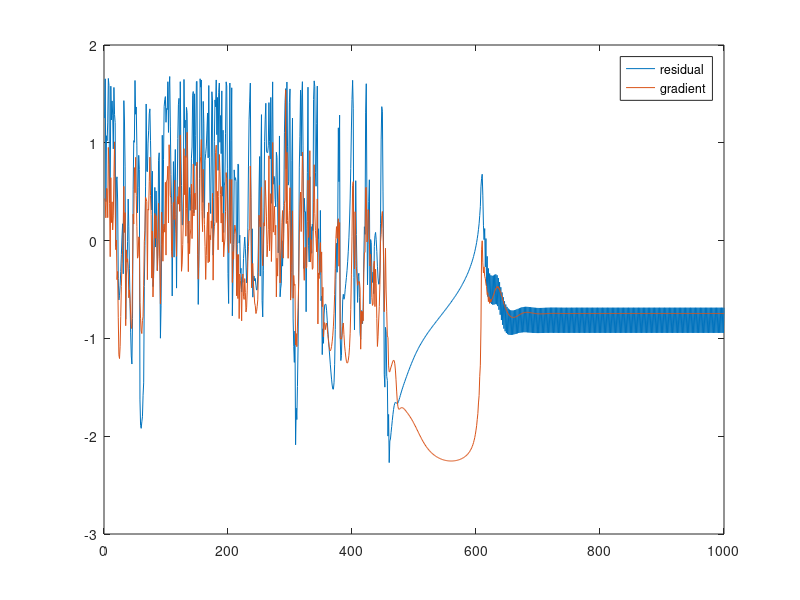

The MATLAB script that drew this image:
clear all;
close all;
rng(1);

focal = [512 ; 512];
principle = [256 ; 256];
skew = 0;
K = [focal(1) skew principle(1) ; 0 focal(2) principle(2) ; 0 0 1];

C1 = K * [1 0 0 0; 0 1 0 0; 0 0 1 0]; % Trivial extrinsics.
C2Rod = [0 -30 0] .* pi ./ 180;
C2R = expm([0 -C2Rod(3) C2Rod(2); C2Rod(3) 0 -C2Rod(1); -C2Rod(2) -C2Rod(1) 0]);
C2t = [1 0 0]';
C2t = C2t ./ norm(C2t);
C2 = K * [C2R C2t];

trueE = C2R * [0 -C2t(3) C2t(2); C2t(3) 0 -C2t(1); -C2t(2) C2t(1) 0];

worldPoints = zeros(4,5);
for i=1:5
    worldPoints(1:2,i) = rand(2,1) - 0.5;
    worldPoints(3,i) = rand() + 3;
    worldPoints(4,i) = 1;
end

points1 = C1*worldPoints;
points1(1,:) = points1(1,:) ./ points1(3,:);
points1(2,:) = points1(2,:) ./ points1(3,:);
points1(3,:) = ones(1,5);

wpoints2 = worldPoints;
for i=1:5
    wpoints2(:,i) = wpoints2(:,i) - [C2t; 0];
    wpoints2(:,i) = [[C2R' [0;0;0]]; 0 0 0 1] * wpoints2(:,i);
end

points2 = C1 * wpoints2; %hrmmm
points2(1,:) = points2(1,:) ./ points2(3,:);
points2(2,:) = points2(2,:) ./ points2(3,:);
points2(3,:) = ones(1,5);
   
upoints1 = points1;
upoints2 = points2;
for i=1:5
    upoints1(1,i) = (upoints1(1,i) - principle(1)) ./ focal(1);
    upoints1(2,i) = (upoints1(2,i) - principle(2)) ./ focal(2);
    upoints2(1,i) = (upoints2(1,i) - principle(1)) ./ focal(1);
    upoints2(2,i) = (upoints2(2,i) - principle(2)) ./ focal(2);
end

% figure; plot(upoints1(1,:), upoints1(2,:));
% figure; plot(upoints2(1,:), upoints2(2,:));

uh1 = upoints1;
uh2 = upoints2;
for i=1:5
    uh1(:,i) = uh1(:,i) ./ norm(uh1(:,i));
    uh2(:,i) = uh2(:,i) ./ norm(uh2(:,i));    
end

a = [0 0 0 0 0]';
G1 = [0  0 0; 0 0 -1;  0 1 0];
G2 = [0  0 1; 0 0  0; -1 0 0];
G3 = [0 -1 0; 1 0  0;  0 0 0];
% Why the above pattern appears is left as an exercise to the reader.
P = [1 0 0; 0 1 0];
R1old = expm(a(1).*G1 + a(2).*G2 + a(3).*G3);
R2old = expm(a(4).*G1 + a(5).*G2);

rrmin = 9999;
tikhonov = true;
lambda = 0.3;
plotFrequency = 1000000;
h = waitbar(0, '...');
N = 1000;
rrlog = zeros(1,N);
alog = zeros(1,N);
for n=1:N
    waitbar(n./N, h, 'Thinking...');
    R1 = expm(a(1).*G1 + a(2).*G2 + a(3).*G3) * R1old;
    R2 = expm(a(4).*G1 + a(5).*G2) * R2old;

    w1 = P * R1 * uh1;
    w2 = P * R2 * uh2;

    wh1 = w1 ./ repmat(arrayfun(@(idx) norm(w1(:,idx)), 1:size(w1,2)), [2,1]); % Norm along one dimension only
    wh2 = w2 ./ repmat(arrayfun(@(idx) norm(w2(:,idx)), 1:size(w2,2)), [2,1]); % https://www.mathworks.com/matlabcentral/newsreader/view_thread/172116

    if mod(n,plotFrequency) == 0
        figure; plot(0,0,'.'); hold on;
        for i=1:5
            plot([wh1(1,i) wh2(1,i)], [wh1(2,i) wh2(2,i)]);            
        end
        hold off; xlim([-1.1 1.1]); ylim([-1.1 1.1]);
    end

    r = acos(sum(wh1.*wh2, 1))';
    s = cross([wh1;zeros(1,5)], [wh2;zeros(1,5)]);
    s = sign(s(3,:))';
    r = r .* s;
    rr = sum(r.^2);
    if (rr < rrmin)
        rrmin = rr;
        best1 = R1;
        best2 = R2;
    end
    rrlog(n) = rr;

    J = zeros(5,5);
    for i=1:5
        W1 = w1(:,i);
        W2 = w2(:,i);
        UH1 = R1old * uh1(:,i);
        UH2 = R2old * uh2(:,i);

        q = sum(W1.*W1) + sum(W2.*W2);
        p = W1(1).*W2(1) - W1(2).*W2(2);
        scale = -1 / sqrt(q*q * (q - p*p));

        dtdW = zeros(1,4);
        dtdW(1) = W1(2)^2*W2(1) - W1(1)*W1(2)*W2(2) + W2(1)^3 + W2(1)*W2(2)^2;
        dtdW(2) = W1(1)^2*W2(2) - W1(2)*W1(1)*W2(1) + W2(1)^2*W2(2) + W2(2)^3;
        dtdW(3) = W1(1)^3 + W1(1)*W1(2)^2 + W1(1)*W2(2)^2 - W2(1)*W1(2)*W2(2);
        dtdW(4) = W1(1)^2*W1(2) - W2(2)*W1(1)*W2(1) + W1(2)^3 + W1(2)*W2(1)^2;
        dtdW = dtdW .* scale;

        dWda = zeros(5,4);
        dWda(1,:) = [   0     UH1(3)  0      0    ];
        dWda(2,:) = [-UH1(3)    0     0      0    ];
        dWda(3,:) = [ UH1(2) -UH1(1)  0      0    ];
        dWda(4,:) = [   0       0     0    UH2(3) ];
        dWda(5,:) = [   0       0  -UH2(3)   0    ];

        dtda = sum(repmat(dtdW, [5,1]) .* dWda, 2);
        J(:,i) = dtda;
    end

    JTJ = J'*J;
    if tikhonov
        regularization = diag(lambda .* diag(JTJ));
    else
        regularization = lambda .* eye(5,5);
    end
    delta = (JTJ+regularization) \ (J'*r);
    a = delta;
    alog(n) = norm(a);

    R1old = R1;
    R2old = R2;
end
close(h);
figure; plot(log10(rrlog)); hold on; plot(log10(alog)); hold off; legend('residual', 'gradient');

E = best2' * [0 -1 0; 1 0 0; 0 0 0] * best1;
err1 = sum(sum((trueE - E).^2));
E = -E;
err2 = sum(sum((trueE - E).^2));
min(err1, err2)


